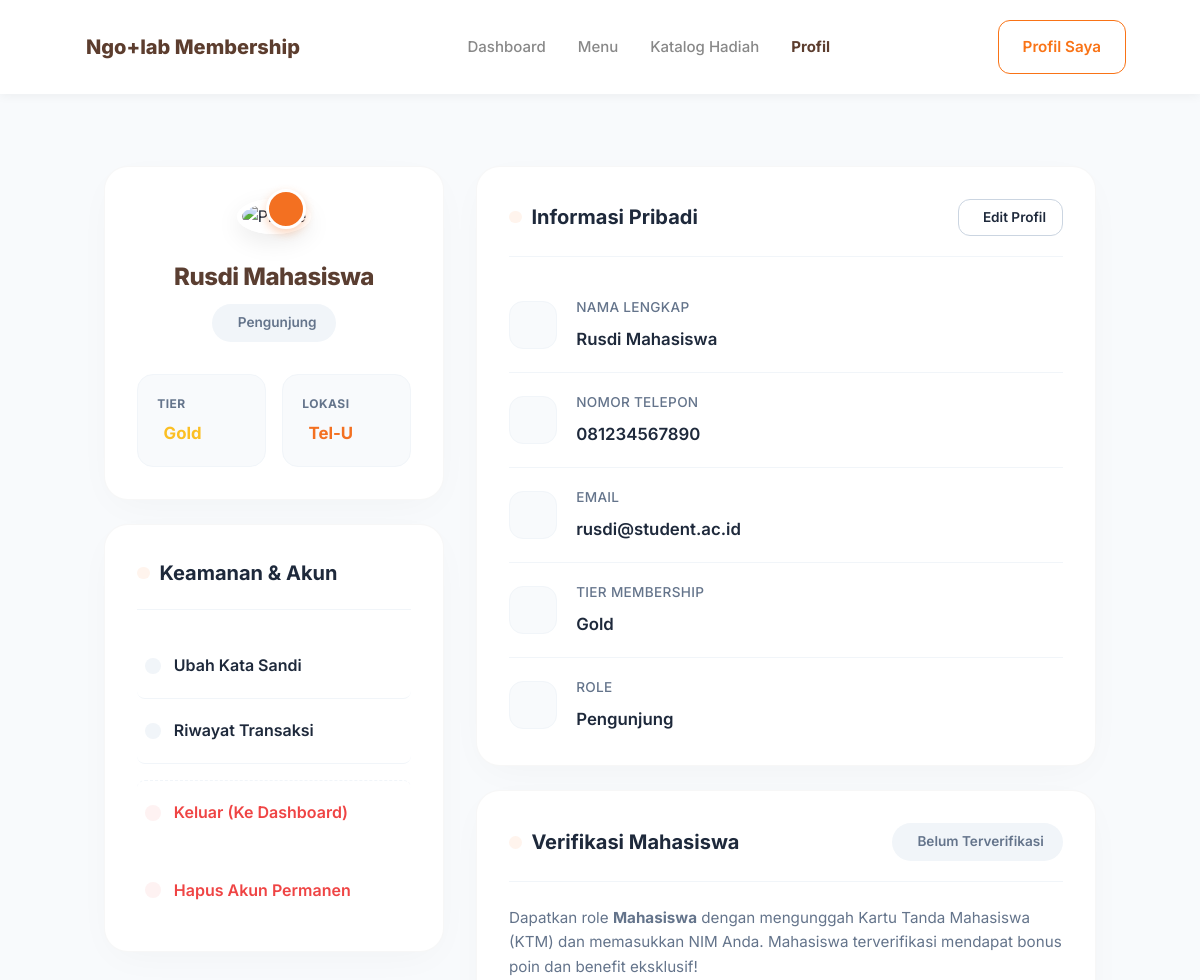
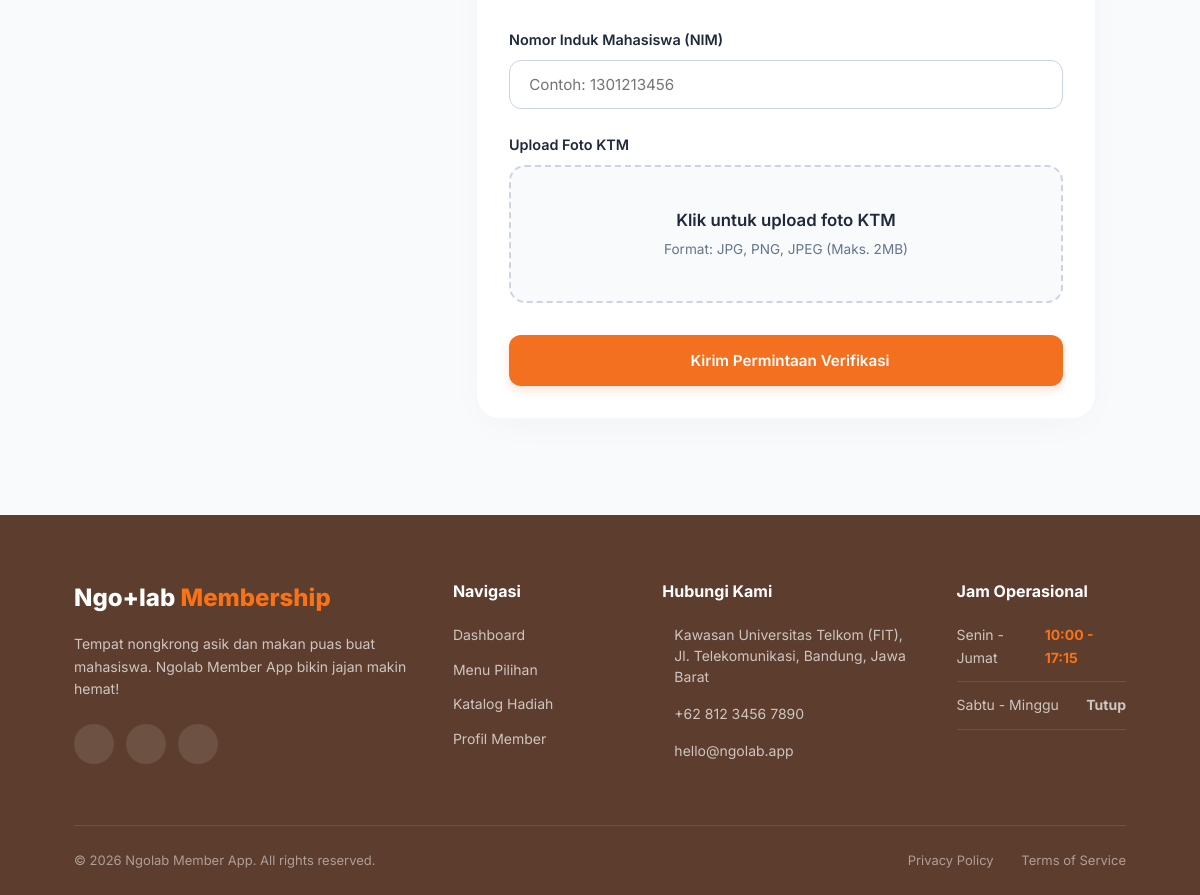
The page /pages/profile/profile.php on the database its author committed (2 pictures, top to bottom).
### tables this page shows
CREATE TABLE `users` (
  `id` int(11) NOT NULL AUTO_INCREMENT,
  `nama` varchar(100) NOT NULL,
  `whatsapp` varchar(20) NOT NULL,
  `email` varchar(100) NOT NULL,
  `password` varchar(255) NOT NULL,
  `poin` int(11) DEFAULT 0,
  `tier` varchar(20) DEFAULT 'Silver',
  `role` varchar(20) DEFAULT 'Pengunjung',
  `nim` varchar(30) DEFAULT NULL,
  `ktm_path` varchar(255) DEFAULT NULL,
  `is_verified` tinyint(1) DEFAULT 0,
  `created_at` timestamp DEFAULT CURRENT_TIMESTAMP,
  PRIMARY KEY (`id`),
  UNIQUE KEY `email` (`email`)
);

### pages/profile/profile.php (the view, shortened to what this page needs)
<?php
require_once '../../config/database.php';
$active_page = 'profile';
include_once '../../includes/header.php';
$user_id = 1;
$stmt = $conn->prepare("SELECT nama, whatsapp, email, tier, role, nim, ktm_path, is_verified FROM users WHERE id = ?");
$stmt->bind_param("i", $user_id);
$stmt->execute();
$result = $stmt->get_result();
if ($row = $result->fetch_assoc()) {
    $user_name = $row['nama'];
    $user_whatsapp = $row['whatsapp'];
    $user_email = $row['email'];
    $user_tier = $row['tier'];
    $user_role = $row['role'];
    $user_nim = $row['nim'];
    $user_verified = $row['is_verified'];
}
$edit_mode = isset($_GET['mode']) && $_GET['mode'] === 'edit';
?>
<div class="profile-container">
    <div class="profile-grid">
        <div class="sidebar">
            <div class="profile-card" style="text-align: center;">
                <div class="sidebar-profile-img">
                    <button class="cam-btn"><i class="ph-fill ph-camera"></i></button>
                </div>
                <h2 class="profile-name"><?= htmlspecialchars($user_name) ?></h2>
                <div class="role-badge <?= $user_verified ? 'verified' : '' ?>">
                    <?= htmlspecialchars($user_role) ?>
                </div>
                <div class="mini-stats-grid">
                    <div class="mini-stat-card">
                        <div class="mini-stat-label">Tier</div>
                        <div class="mini-stat-value" style="color: #FBBF24;">
                            <i class="ph-fill ph-medal"></i> <?= htmlspecialchars($user_tier) ?>
                        </div>
                    </div>
                    <div class="mini-stat-card">
                        <div class="mini-stat-label">Lokasi</div>
                        <div class="mini-stat-value" style="color: var(--ngolab-orange);">
                            <i class="ph-fill ph-map-pin"></i> Tel-U
                        </div>
                    </div>
                </div>
            </div>
            <div class="profile-card">
                <div class="section-header">
                    <h2 class="section-title">
                        <i class="ph-fill ph-shield-check"></i>
                        Keamanan & Akun
                    </h2>
                </div>
                <a href="#" class="profile-link-item">
                    <div style="display: flex; align-items: center;"><i class="ph-fill ph-lock-key left-icon"></i> Ubah Kata Sandi</div>
                </a>
                <a href="#" class="profile-link-item">
                    <div style="display: flex; align-items: center;"><i class="ph-fill ph-receipt left-icon"></i> Riwayat Transaksi</div>
                </a>
                <a href="../dashboard/index.php" class="profile-link-item profile-link-danger">
                    <div style="display: flex; align-items: center;"><i class="ph-fill ph-sign-out left-icon"></i> Keluar (Ke Dashboard)</div>
                </a>
                <form action="../../backend/profile/delete_process.php" method="POST" onsubmit="return confirm('Apakah Anda yakin ingin menghapus akun ini secara permanen? Data yang dihapus tidak bisa dikembalikan.');">
                    <button type="submit" class="profile-link-item profile-link-danger" style="width: 100%; background: none; border: none; font-size: 1rem; font-family: inherit; cursor: pointer; padding-left: 0.5rem;">
                        <div style="display: flex; align-items: center;"><i class="ph-fill ph-trash left-icon"></i> Hapus Akun Permanen</div>
                    </button>
                </form>
            </div>
        </div>
        <div class="main-column">
            <div class="profile-card" id="profileViewMode" <?= $edit_mode ? 'style="display:none;"' : '' ?>>
                <div class="section-header">
                    <h2 class="section-title">
                        <i class="ph-fill ph-user-circle"></i>
                        Informasi Pribadi
                    </h2>
                    <button onclick="toggleEditMode(true)" class="btn btn-outline" style="padding: 0.6rem 1rem; font-size: 0.85rem;">
                        <i class="ph ph-pencil-simple"></i> Edit Profil
                    </button>
                </div>
                <div class="profile-info-list">
                    <div class="profile-info-item">
                        <div class="profile-info-icon"><i class="ph-fill ph-user"></i></div>
                        <div class="profile-info-content">
                            <span class="profile-info-label">Nama Lengkap</span>
                            <span class="profile-info-value"><?= htmlspecialchars($user_name) ?></span>
                        </div>
                    </div>
                    <div class="profile-info-item">
                        <div class="profile-info-icon"><i class="ph-fill ph-phone"></i></div>
                        <div class="profile-info-content">
                            <span class="profile-info-label">Nomor Telepon</span>
                            <span class="profile-info-value"><?= htmlspecialchars($user_whatsapp) ?></span>
                        </div>
                    </div>
                    <div class="profile-info-item">
                        <div class="profile-info-icon"><i class="ph-fill ph-envelope-simple"></i></div>
                        <div class="profile-info-content">
                            <span class="profile-info-label">Email</span>
                            <span class="profile-info-value"><?= htmlspecialchars($user_email) ?></span>
                        </div>
                    </div>
                    <div class="profile-info-item">
                        <div class="profile-info-icon"><i class="ph-fill ph-medal"></i></div>
                        <div class="profile-info-content">
                            <span class="profile-info-label">Tier Membership</span>
                            <span class="profile-info-value"><?= htmlspecialchars($user_tier) ?></span>
                        </div>
                    </div>
                    <div class="profile-info-item">
                        <div class="profile-info-icon"><i class="ph-fill ph-identification-badge"></i></div>
                        <div class="profile-info-content">
                            <span class="profile-info-label">Role</span>
                            <span class="profile-info-value">
                                <?= htmlspecialchars($user_role) ?>
                            </span>
                        </div>
                    </div>
                </div>
            </div>
            <?php if (!$user_verified): ?>
            <div class="profile-card">
                <div class="section-header">
                    <h2 class="section-title">
                        <i class="ph-fill ph-student"></i>
                        Verifikasi Mahasiswa
                    </h2>
                    <span class="role-badge" style="margin-bottom: 0; background: #F1F5F9; color: #64748B;">
                        <i class="ph-fill ph-clock"></i> Belum Terverifikasi
                    </span>
                </div>
                <p style="color: var(--ngolab-text-light); font-size: 0.95rem; margin-bottom: 1.8rem; line-height: 1.6;">
                    Dapatkan role <strong>Mahasiswa</strong> dengan mengunggah Kartu Tanda Mahasiswa (KTM) dan memasukkan NIM Anda.
                    Mahasiswa terverifikasi mendapat bonus poin dan benefit eksklusif!
                </p>
                <form action="../../backend/profile/verify_process.php" method="POST" enctype="multipart/form-data">
                    <div class="form-group">
                        <label class="form-label">Nomor Induk Mahasiswa (NIM)</label>
                        <input type="text" name="nim" class="form-control" placeholder="Contoh: 1301213456" required value="<?= htmlspecialchars($user_nim ?? '') ?>">
                    </div>
                    <div class="form-group">
                        <label class="form-label">Upload Foto KTM</label>
                        <div class="ktm-upload-area" id="ktmUploadArea" onclick="document.getElementById('ktmInput').click();">
                            <div id="ktmPreview">
                                <p style="font-weight: 600; font-size: 1.05rem; margin: 0 0 5px 0; color: var(--ngolab-text);">Klik untuk upload foto KTM</p>
                                <p style="font-size: 0.85rem; color: var(--ngolab-text-light); margin: 0;">Format: JPG, PNG, JPEG (Maks. 2MB)</p>
                            </div>
                        </div>
                    </div>
                    <button type="submit" class="btn btn-primary" style="width: 100%; margin-top: 0.5rem; padding: 1rem;">
                        <i class="ph-fill ph-seal-check"></i> Kirim Permintaan Verifikasi
                    </button>
                </form>
            </div>
            <?php endif; ?>
        </div>
    </div>
</div>
<?php include_once '../../includes/footer.php'; ?>

### includes/header.php (shortened to what this page needs)
<!DOCTYPE html>
<html lang="id">
<head>
    <link rel="stylesheet" href="../../assets/css/styles.css">
</head>
<body>
    <nav class="navbar">
        <div class="container">
            <a href="../dashboard/index.php" class="navbar-brand">
                Ngo+lab Membership
            </a>
            <div class="navbar-links">
                <a href="../dashboard/index.php" class="nav-link <?= (isset($active_page) && $active_page == 'dashboard') ? 'active' : '' ?>">Dashboard</a>
                <a href="../menu/menu.php" class="nav-link <?= (isset($active_page) && $active_page == 'menu') ? 'active' : '' ?>">Menu</a>
                <a href="../rewards/rewards.php" class="nav-link <?= (isset($active_page) && $active_page == 'rewards') ? 'active' : '' ?>">Katalog Hadiah</a>
                <a href="../profile/profile.php" class="nav-link <?= (isset($active_page) && $active_page == 'profile') ? 'active' : '' ?>">Profil</a>
            </div>
            <a href="../profile/profile.php" class="btn btn-outline" style="border-color: var(--primary); color: var(--primary);">Profil Saya</a>
        </div>
    </nav>

### includes/footer.php (shortened to what this page needs)
    <footer class="footer mt-5">
        <div class="container">
            <div class="footer-grid">
                <div>
                    <div class="footer-brand">Ngo+lab <span class="text-primary">Membership</span></div>
                    <p class="footer-desc">Tempat nongkrong asik dan makan puas buat mahasiswa. Ngolab Member App bikin jajan makin hemat!</p>
                    <div class="footer-socials">
                        <a href="#" class="social-icon"><i class="ph ph-instagram-logo"></i></a>
                        <a href="#" class="social-icon"><i class="ph ph-phone"></i></a>
                        <a href="#" class="social-icon"><i class="ph ph-envelope-simple"></i></a>
                    </div>
                </div>
                <div>
                    <div class="footer-title">Navigasi</div>
                    <div class="footer-links">
                        <a href="../dashboard/index.php">Dashboard</a>
                        <a href="../menu/menu.php">Menu Pilihan</a>
                        <a href="../rewards/rewards.php">Katalog Hadiah</a>
                        <a href="../profile/profile.php">Profil Member</a>
                    </div>
                </div>
                <div>
                    <div class="footer-title">Hubungi Kami</div>
                    <div class="contact-item">
                        <span>Kawasan Universitas Telkom (FIT), Jl. Telekomunikasi, Bandung, Jawa Barat</span>
                    </div>
                    <div class="contact-item">
                        <span>+62 812 3456 7890</span>
                    </div>
                    <div class="contact-item">
                        <span>hello@ngolab.app</span>
                    </div>
                </div>
                <div>
                    <div class="footer-title">Jam Operasional</div>
                    <div class="op-hours">
                        <span>Senin - Jumat</span>
                        <span class="text-primary font-bold">10:00 - 17:15</span>
                    </div>
                    <div class="op-hours border-0">
                        <span>Sabtu - Minggu</span>
                        <span class="text-danger font-bold">Tutup</span>
                    </div>
                </div>
            </div>
            <div class="footer-bottom">
                <div>&copy; 2026 Ngolab Member App. All rights reserved.</div>
                <div class="footer-bottom-links">
                    <a href="#">Privacy Policy</a>
                    <a href="#">Terms of Service</a>
                </div>
            </div>
        </div>
    </footer>
</body>
</html>

### rows shown on the page
users: nama "Rusdi Mahasiswa", role "Pengunjung", tier "Gold", whatsapp "081234567890", email "rusdi@student.ac.id"
